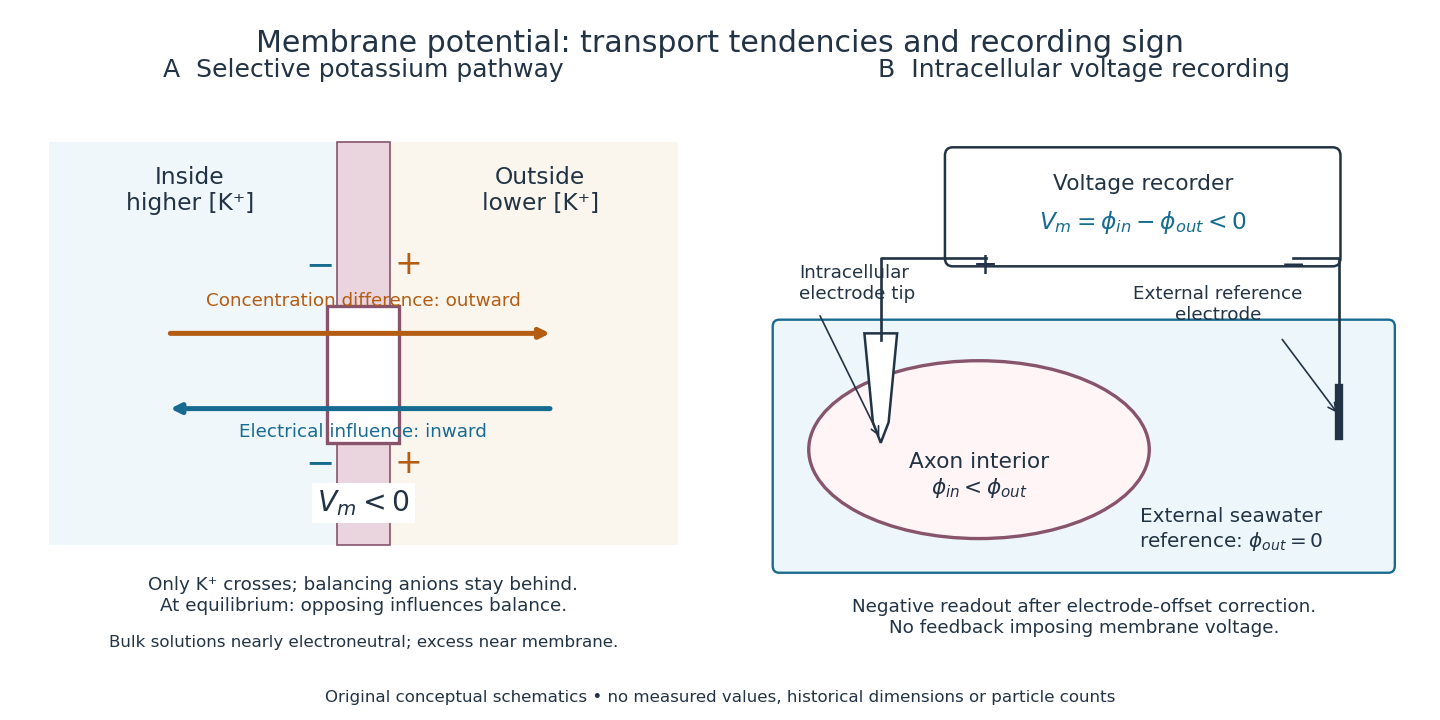

This figure's Python source:
"""Original membrane transport and voltage-recording schematic; Python 3.14.

Run from _media with matplotlib 3.10.7. Outputs this script's basename.png.
"""
from pathlib import Path
import matplotlib.pyplot as plt
from matplotlib.patches import Rectangle, FancyBboxPatch, Ellipse, Polygon

BLUE = '#176b91'
ORANGE = '#b35c12'
INK = '#213344'
plt.rcParams.update({'font.family': 'DejaVu Sans', 'font.size': 12, 'text.color': INK})
fig, axes = plt.subplots(1, 2, figsize=(12, 6), dpi=120, facecolor='white')
fig.subplots_adjust(left=.025, right=.98, top=.86, bottom=.10, wspace=.10)
fig.suptitle('Membrane potential: transport tendencies and recording sign', fontsize=18, y=.96)
for ax in axes:
    ax.set(xlim=(0, 10), ylim=(0, 8))
    ax.axis('off')

a = axes[0]
a.set_title('A  Selective potassium pathway', fontsize=15, pad=14)
a.add_patch(Rectangle((.2, 1.5), 4.4, 5.9, facecolor='#f0f7fa', edgecolor='none'))
a.add_patch(Rectangle((5.4, 1.5), 4.4, 5.9, facecolor='#faf6ed', edgecolor='none'))
a.add_patch(Rectangle((4.6, 1.5), .8, 5.9, facecolor='#ead4dd', edgecolor='#87546c'))
a.text(2.35, 7.05, 'Inside\nhigher [K⁺]', ha='center', va='top', fontsize=14)
a.text(7.7, 7.05, 'Outside\nlower [K⁺]', ha='center', va='top', fontsize=14)
for y in (2.7, 5.6):
    a.text(4.33, y, '−', color=BLUE, ha='center', va='center', fontsize=21)
    a.text(5.68, y, '+', color=ORANGE, ha='center', va='center', fontsize=20)
a.add_patch(Rectangle((4.45, 3.0), 1.1, 2.0, facecolor='white', edgecolor='#87546c', lw=2))
a.annotate('', (7.9, 4.6), (2.0, 4.6), arrowprops={'arrowstyle': '-|>', 'color': ORANGE, 'lw': 3})
a.text(5, 5.0, 'Concentration difference: outward', ha='center', color=ORANGE, fontsize=11)
a.annotate('', (2.0, 3.5), (7.9, 3.5), arrowprops={'arrowstyle': '-|>', 'color': BLUE, 'lw': 3})
a.text(5, 3.08, 'Electrical influence: inward', ha='center', color=BLUE, fontsize=11)
a.text(5, 2.0, '$V_m<0$', ha='center', fontsize=17, bbox={'facecolor':'white','edgecolor':'none','pad':3})
a.text(5, 1.05, 'Only K⁺ crosses; balancing anions stay behind.\nAt equilibrium: opposing influences balance.', ha='center', va='top', fontsize=11)
a.text(5, .02, 'Bulk solutions nearly electroneutral; excess near membrane.', ha='center', fontsize=10)

b = axes[1]
b.set_title('B  Intracellular voltage recording', fontsize=15, pad=14)
b.add_patch(FancyBboxPatch((.35, 1.2), 9.3, 3.5, boxstyle='round,pad=.1', facecolor='#edf6fa', edgecolor=BLUE, lw=1.4))
b.text(7.25, 1.48, 'External seawater\nreference: $\\phi_{out}=0$', ha='center', fontsize=12)
b.add_patch(Ellipse((3.4, 2.9), 5.2, 2.6, facecolor='#fff5f7', edgecolor='#87546c', lw=2))
b.text(3.4, 2.25, 'Axon interior\n$\\phi_{in}<\\phi_{out}$', ha='center', fontsize=13)
b.add_patch(FancyBboxPatch((3.0, 5.7), 5.8, 1.5, boxstyle='round,pad=.12', facecolor='white', edgecolor=INK, lw=1.5))
b.text(5.9, 6.7, 'Voltage recorder', ha='center', fontsize=13)
b.text(5.9, 6.13, '$V_m=\\phi_{in}-\\phi_{out}<0$', ha='center', color=BLUE, fontsize=14)
b.plot([3.5, 1.9, 1.9], [5.7, 5.7, 4.5], color=INK, lw=1.6)
b.plot([8.2, 8.9, 8.9], [5.7, 5.7, 3.2], color=INK, lw=1.6)
b.text(3.5, 5.47, '+', ha='center', fontsize=18)
b.text(8.2, 5.47, '−', ha='center', fontsize=18)
b.add_patch(Polygon([[1.65,4.6],[2.15,4.6],[2.02,3.3],[1.9,3.0],[1.78,3.3]], closed=True, facecolor='white', edgecolor=INK, lw=1.5))
b.plot([8.9,8.9], [3.8,3.1], color=INK, lw=5)
b.text(.65, 5.1, 'Intracellular\nelectrode tip', fontsize=11, ha='left')
b.annotate('', (1.9,3.05), (.95,4.9), arrowprops={'arrowstyle':'->','color':INK,'lw':1})
b.text(7.05, 4.8, 'External reference\nelectrode', ha='center', fontsize=11)
b.annotate('', (8.9,3.4), (8.0,4.55), arrowprops={'arrowstyle':'->','color':INK,'lw':1})
b.text(5, .73, 'Negative readout after electrode-offset correction.\nNo feedback imposing membrane voltage.', ha='center', va='top', fontsize=11)
fig.text(.5, .025, 'Original conceptual schematics • no measured values, historical dimensions or particle counts', ha='center', fontsize=10)
fig.savefig(Path(__file__).stem + '.png', facecolor='white', transparent=False)
plt.close(fig)
